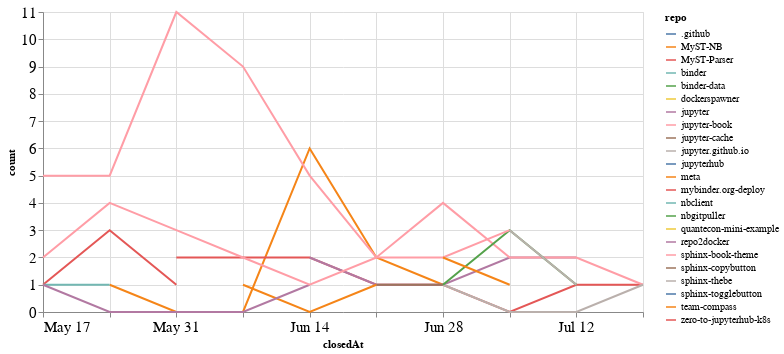

Write notebook code for a chart like this one.
### Code cell
closed_by_time = closed_by.groupby('repo').resample('W', on='closedAt').count()['author'].reset_index()
closed_by_time = closed_by_time.rename(columns={'author': 'count'})

alt.Chart(closed_by_time, width=600).mark_line().encode(
    x='closedAt',
    y='count',
    color='repo',
    tooltip="repo"
)

### Figure 1 — Vega-Lite specification as saved in the notebook (floating-point values rounded to 4 significant figures)
{"config": {"axisLeft": {"labelFontSize": 15}, "axisBottom": {"labelFontSize": 15}}, "data": {"name": "data-20939864b23928576d0c412260a251e7"}, "mark": "line", "encoding": {"color": {"type": "nominal", "field": "repo"}, "tooltip": {"type": "nominal", "field": "repo"}, "x": {"type": "temporal", "field": "closedAt"}, "y": {"type": "quantitative", "field": "count"}}, "width": 600, "$schema": "https://vega.github.io/schema/vega-lite/v4.8.1.json", "datasets": {"data-20939864b23928576d0c412260a251e7": [{"repo": ".github", "closedAt": "2020-07-05T00:00:00", "count": 1}, {"repo": "MyST-NB", "closedAt": "2020-05-24T00:00:00", "count": 1}, {"repo": "MyST-NB", "closedAt": "2020-05-31T00:00:00", "count": 0}, {"repo": "MyST-NB", "closedAt": "2020-06-07T00:00:00", "count": 0}, {"repo": "MyST-NB", "closedAt": "2020-06-14T00:00:00", "count": 6}, {"repo": "MyST-NB", "closedAt": "2020-06-21T00:00:00", "count": 2}, {"repo": "MyST-NB", "closedAt": "2020-06-28T00:00:00", "count": 1}, {"repo": "MyST-Parser", "closedAt": "2020-05-31T00:00:00", "count": 2}, {"repo": "MyST-Parser", "closedAt": "2020-06-07T00:00:00", "count": 2}, {"repo": "MyST-Parser", "closedAt": "2020-06-14T00:00:00", "count": 2}, {"repo": "MyST-Parser", "closedAt": "2020-06-21T00:00:00", "count": 1}, {"repo": "MyST-Parser", "closedAt": "2020-06-28T00:00:00", "count": 1}, {"repo": "MyST-Parser", "closedAt": "2020-07-05T00:00:00", "count": 0}, {"repo": "MyST-Parser", "closedAt": "2020-07-12T00:00:00", "count": 1}, {"repo": "MyST-Parser", "closedAt": "2020-07-19T00:00:00", "count": 1}, {"repo": "binder", "closedAt": "2020-06-28T00:00:00", "count": 1}, {"repo": "binder-data", "closedAt": "2020-06-21T00:00:00", "count": 1}, {"repo": "dockerspawner", "closedAt": "2020-06-28T00:00:00", "count": 2}, {"repo": "jupyter", "closedAt": "2020-06-14T00:00:00", "count": 2}, {"repo": "jupyter", "closedAt": "2020-06-21T00:00:00", "count": 1}, {"repo": "jupyter", "closedAt": "2020-06-28T00:00:00", "count": 1}, {"repo": "jupyter", "closedAt": "2020-07-05T00:00:00", "count": 2}, {"repo": "jupyter", "closedAt": "2020-07-12T00:00:00", "count": 2}, {"repo": "jupyter-book", "closedAt": "2020-05-17T00:00:00", "count": 5}, {"repo": "jupyter-book", "closedAt": "2020-05-24T00:00:00", "count": 5}, {"repo": "jupyter-book", "closedAt": "2020-05-31T00:00:00", "count": 11}, {"repo": "jupyter-book", "closedAt": "2020-06-07T00:00:00", "count": 9}, {"repo": "jupyter-book", "closedAt": "2020-06-14T00:00:00", "count": 5}, {"repo": "jupyter-book", "closedAt": "2020-06-21T00:00:00", "count": 2}, {"repo": "jupyter-book", "closedAt": "2020-06-28T00:00:00", "count": 4}, {"repo": "jupyter-book", "closedAt": "2020-07-05T00:00:00", "count": 2}, {"repo": "jupyter-book", "closedAt": "2020-07-12T00:00:00", "count": 2}, {"repo": "jupyter-book", "closedAt": "2020-07-19T00:00:00", "count": 1}, {"repo": "jupyter-cache", "closedAt": "2020-06-21T00:00:00", "count": 1}, {"repo": "jupyter-cache", "closedAt": "2020-06-28T00:00:00", "count": 1}, {"repo": "jupyter.github.io", "closedAt": "2020-06-28T00:00:00", "count": 1}, {"repo": "jupyter.github.io", "closedAt": "2020-07-05T00:00:00", "count": 0}, {"repo": "jupyter.github.io", "closedAt": "2020-07-12T00:00:00", "count": 0}, {"repo": "jupyter.github.io", "closedAt": "2020-07-19T00:00:00", "count": 1}, {"repo": "jupyterhub", "closedAt": "2020-07-12T00:00:00", "count": 1}, {"repo": "meta", "closedAt": "2020-06-07T00:00:00", "count": 1}, {"repo": "meta", "closedAt": "2020-06-14T00:00:00", "count": 0}, {"repo": "meta", "closedAt": "2020-06-21T00:00:00", "count": 1}, {"repo": "mybinder.org-deploy", "closedAt": "2020-05-17T00:00:00", "count": 1}, {"repo": "mybinder.org-deploy", "closedAt": "2020-05-24T00:00:00", "count": 3}, {"repo": "mybinder.org-deploy", "closedAt": "2020-05-31T00:00:00", "count": 1}, {"repo": "nbclient", "closedAt": "2020-05-17T00:00:00", "count": 1}, {"repo": "nbclient", "closedAt": "2020-05-24T00:00:00", "count": 1}, {"repo": "nbgitpuller", "closedAt": "2020-06-28T00:00:00", "count": 1}, {"repo": "nbgitpuller", "closedAt": "2020-07-05T00:00:00", "count": 3}, {"repo": "nbgitpuller", "closedAt": "2020-07-12T00:00:00", "count": 1}, {"repo": "quantecon-mini-example", "closedAt": "2020-06-21T00:00:00", "count": 1}, {"repo": "repo2docker", "closedAt": "2020-05-17T00:00:00", "count": 1}, {"repo": "repo2docker", "closedAt": "2020-05-24T00:00:00", "count": 0}, {"repo": "repo2docker", "closedAt": "2020-05-31T00:00:00", "count": 0}, {"repo": "repo2docker", "closedAt": "2020-06-07T00:00:00", "count": 0}, {"repo": "repo2docker", "closedAt": "2020-06-14T00:00:00", "count": 1}, {"repo": "sphinx-book-theme", "closedAt": "2020-05-17T00:00:00", "count": 2}, {"repo": "sphinx-book-theme", "closedAt": "2020-05-24T00:00:00", "count": 4}, {"repo": "sphinx-book-theme", "closedAt": "2020-05-31T00:00:00", "count": 3}, {"repo": "sphinx-book-theme", "closedAt": "2020-06-07T00:00:00", "count": 2}, {"repo": "sphinx-book-theme", "closedAt": "2020-06-14T00:00:00", "count": 1}, {"repo": "sphinx-book-theme", "closedAt": "2020-06-21T00:00:00", "count": 2}, {"repo": "sphinx-book-theme", "closedAt": "2020-06-28T00:00:00", "count": 2}, {"repo": "sphinx-book-theme", "closedAt": "2020-07-05T00:00:00", "count": 3}, {"repo": "sphinx-copybutton", "closedAt": "2020-06-21T00:00:00", "count": 2}, {"repo": "sphinx-thebe", "closedAt": "2020-07-05T00:00:00", "count": 3}, {"repo": "sphinx-thebe", "closedAt": "2020-07-12T00:00:00", "count": 1}, {"repo": "sphinx-togglebutton", "closedAt": "2020-06-14T00:00:00", "count": 1}, {"repo": "team-compass", "closedAt": "2020-06-28T00:00:00", "count": 2}, {"repo": "team-compass", "closedAt": "2020-07-05T00:00:00", "count": 1}, {"repo": "zero-to-jupyterhub-k8s", "closedAt": "2020-07-05T00:00:00", "count": 1}]}}
